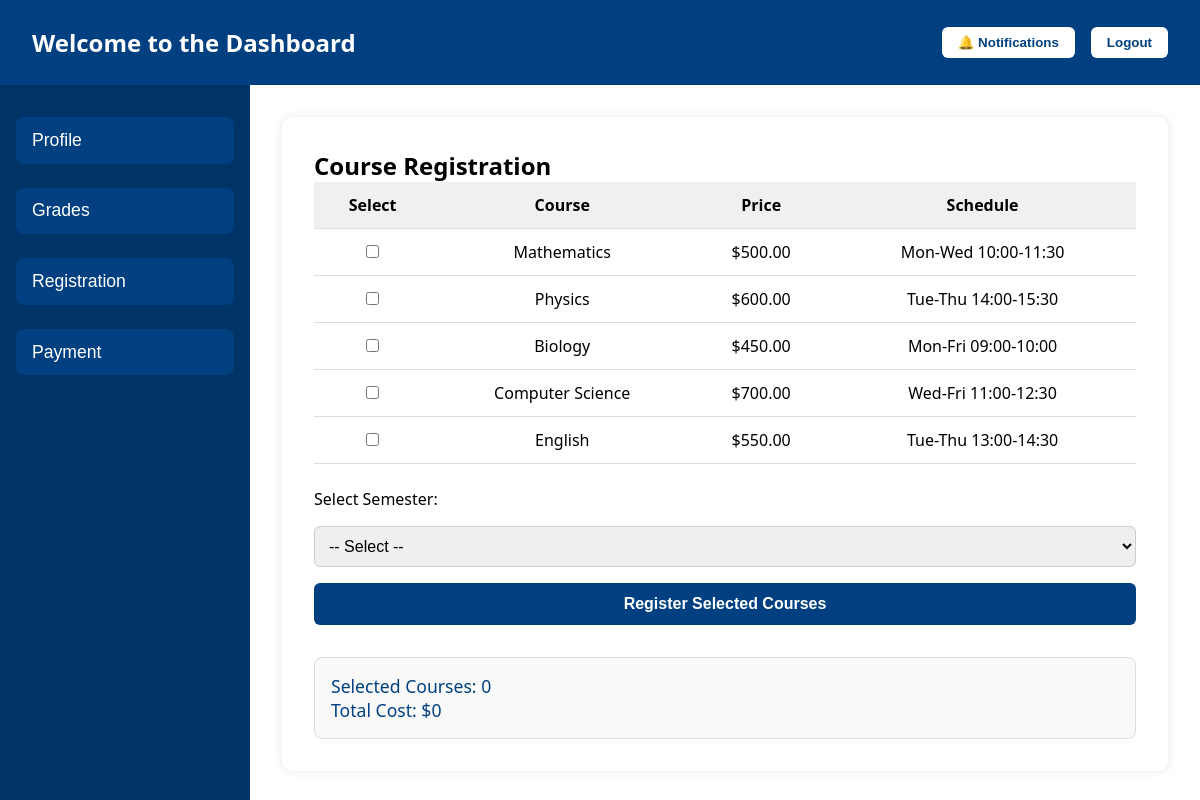
The page /View/StudentRegistrationView.php on the database its author committed.
### tables this page shows
CREATE TABLE `courses` (
  `course_id` int(11) NOT NULL,
  `course_name` varchar(100) NOT NULL,
  `price` decimal(10,2) NOT NULL,
  `schedule` varchar(100) NOT NULL
);

### Model/db.php (called while the page is built, shortened)
<?php
    $host = "localhost";
    $port = 3307;
    $dbname = "school_db";
    $dbuser = "root";
    $dbpass = "";
    function getConnection() {
        global $host, $port, $dbname, $dbuser, $dbpass;
        $con = mysqli_connect($host, $dbuser, $dbpass, $dbname, $port);
        return $con;
    }
?>

### Model/StudentRegistrationModel.php (called while the page is built, shortened)
<?php
require_once '../Model/db.php';
class StudentRegistrationModel {
    private $conn;
    public function __construct() {
        $this->conn = getConnection();
    }
   public function getAllCourses() {
    $query = "SELECT course_id, course_name, price, schedule FROM courses";
    $stmt = $this->conn->prepare($query);
    $stmt->execute();
    $result = $stmt->get_result();
    return $result->fetch_all(MYSQLI_ASSOC);
}
}
?>

### View/StudentRegistrationView.php (the view, shortened to what this page needs)
<?php
require_once __DIR__ . '/../Model/StudentRegistrationModel.php';
$model = new StudentRegistrationModel();
$courses = $model->getAllCourses();
?>
<!DOCTYPE html>
<html lang="en">
<head>
</head>
<body>
    <header>
    <div class="header-left">
      <h1>Welcome to the Dashboard</h1>
    </div>
    <div class="header-right">
       <form action="" method="POST">
        <button type="submit">🔔 Notifications</button>
        </form>
        <form action="logout.php" method="POST">
        <button type="submit">Logout</button>
        </form>
    </div>
  </header>
  <div class="dashboard">
    <div class="sidediv">
      <button onclick="window.location.href='StudentProfileView.php'">Profile</button>
      <button onclick="window.location.href='StudentGradesView.php'">Grades</button>
      <button onclick="window.location.href='StudentRegistrationView.php'">Registration</button>
      <button onclick="window.location.href='StudentPaymentView.php'">Payment</button>
    </div>
    <div class="maindiv">
      <main class="form-container">
        <h2>Course Registration</h2>
       <form id="registrationForm" action= "../Controller/StudentRegistrationController.php" method="POST">
          <table>
            <thead>
              <tr>
                <th>Select</th>
                <th>Course</th>
                <th>Price</th>
                <th>Schedule</th>
              </tr>
            </thead>
            <tbody>
            <?php foreach ($courses as $course): ?>
              <tr>
                <td>
                <input type="checkbox" class="course-checkbox"
                   name="courses[]"
                   value="<?= htmlspecialchars($course['course_id']) ?>"
                   data-price="<?= htmlspecialchars($course['price']) ?>"
                   id="course-<?= htmlspecialchars($course['course_id']) ?>">
                </td>
                     <td><?= htmlspecialchars($course['course_name']) ?></td>
                           <td>$<?= number_format($course['price'], 2) ?></td>
                         <td><?= htmlspecialchars($course['schedule']) ?></td>
            </tr>
            <?php endforeach; ?>
            </tbody>
          </table>
          <label for="semester">Select Semester:</label>
          <select id="semester" name="semester">
            <option value="">-- Select --</option>
          </select>
          <button type="submit" class="regbtn">Register Selected Courses</button>
        </form>
        <div class="total-box">
            Selected Courses: <span id="selectedCount">0</span><br>
            Total Cost: $<span id="totalCost">0</span>
        </div>
      </main>
    </div>
  </div>
</body>
</html>

### View/StudentRegistrationView.php (style rules this page uses)
* { box-sizing: border-box; margin: 0; padding: 0; }
body { font-family: 'Segoe UI', sans-serif; background: linear-gradient(to right, #e0ecff, #f3f9ff); height: 100vh; display: flex; flex-direction: column; }
header { width: 100%; height: 85px; background-color: #004080; color: white; display: flex; justify-content: space-between; align-items: center; padding: 0 2rem; position: sticky; top: 0; z-index: 10; }
.header-left { display: flex; align-items: center; }
header h1 { font-size: 1.5rem; }
.header-right { display: flex; gap: 1rem; }
.header-right button { padding: 0.5rem 1rem; border: none; border-radius: 6px; background-color: #ffffff; color: #004080; cursor: pointer; font-weight: bold; transition: background-color 0.3s; }
.dashboard { display: flex; height: calc(100% - 85px); }
.sidediv { width: 250px; background-color: #003366; color: white; padding: 2rem 1rem; display: flex; flex-direction: column; gap: 1.5rem; }
.sidediv button { padding: 0.8rem 1rem; background-color: #004080; color: white; border: none; border-radius: 8px; font-size: 1.1rem; cursor: pointer; text-align: left; transition: background-color 0.3s, transform 0.2s; }
.maindiv { flex: 1; padding: 2rem; background-color: #ffffff; overflow-y: auto; }
.form-container { background-color: #fff; padding: 2rem; border-radius: 10px; box-shadow: 0 0 10px rgba(0,0,0,0.1); }
table { width: 100%; border-collapse: collapse; margin-bottom: 1.5rem; }
th, td { padding: 12px; text-align: center; border-bottom: 1px solid #ddd; }
th { background-color: #f0f0f0; }
select { width: 100%; padding: 10px; font-size: 1rem; margin-top: 1rem; border-radius: 6px; border: 1px solid #ccc; }
.regbtn { margin-top: 1rem; width: 100%; padding: 12px; font-size: 1rem; background-color: #004080; color: white; border: none; border-radius: 6px; font-weight: bold; cursor: pointer; transition: background-color 0.3s; }
.total-box { margin-top: 2rem; padding: 1rem; background-color: #f9f9f9; border: 1px solid #ddd; border-radius: 8px; font-size: 1.1rem; color: #004080; }

### rows shown on the page
courses: course_name "Mathematics", price "500.00", schedule "Mon-Wed 10:00-11:30"
courses: course_name "Physics", price "600.00", schedule "Tue-Thu 14:00-15:30"
courses: course_name "Biology", price "450.00", schedule "Mon-Fri 09:00-10:00"
courses: course_name "Computer Science", price "700.00", schedule "Wed-Fri 11:00-12:30"
courses: course_name "English", price "550.00", schedule "Tue-Thu 13:00-14:30"
